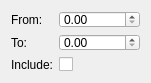
<?xml version="1.0" encoding="UTF-8"?>
<ui version="4.0">
 <class>FloatInterval</class>
 <widget class="QWidget" name="FloatInterval">
  <property name="geometry">
   <rect>
    <x>0</x>
    <y>0</y>
    <width>151</width>
    <height>83</height>
   </rect>
  </property>
  <property name="minimumSize">
   <size>
    <width>151</width>
    <height>83</height>
   </size>
  </property>
  <property name="windowTitle">
   <string>Filter</string>
  </property>
  <layout class="QFormLayout" name="formLayout">
   <item row="0" column="0">
    <widget class="QLabel" name="label">
     <property name="text">
      <string>From:</string>
     </property>
    </widget>
   </item>
   <item row="0" column="1">
    <widget class="QDoubleSpinBox" name="startFloatEdit">
    </widget>
   </item>
   <item row="1" column="0">
    <widget class="QLabel" name="label_2">
     <property name="text">
      <string>To:</string>
     </property>
    </widget>
   </item>
   <item row="1" column="1">
    <widget class="QDoubleSpinBox" name="endFloatEdit">
    </widget>
   </item>
   <item row="2" column="1">
    <widget class="QCheckBox" name="inclusiveCheckBox">
     <property name="text">
      <string/>
     </property>
    </widget>
   </item>
   <item row="2" column="0">
    <widget class="QLabel" name="label_3">
     <property name="text">
      <string>Include:</string>
     </property>
    </widget>
   </item>
  </layout>
 </widget>
 <resources/>
 <connections/>
</ui>
